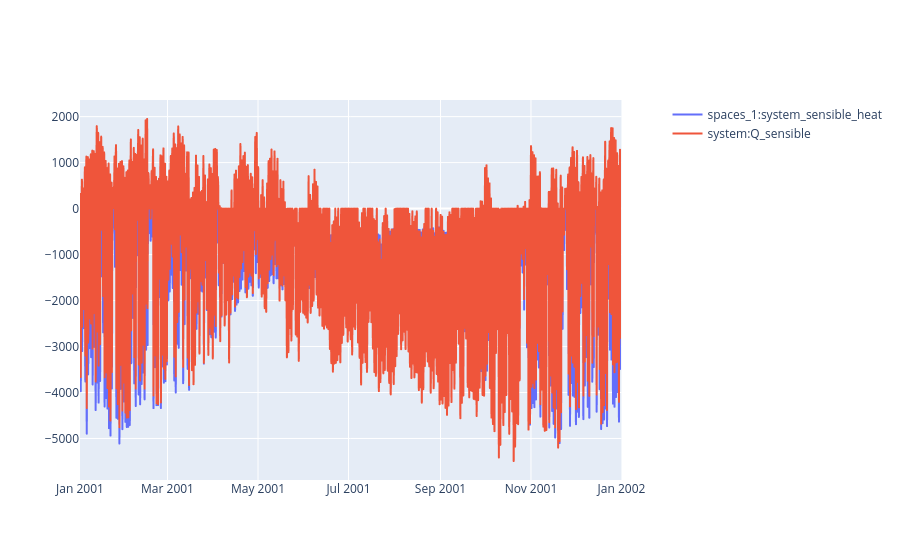

Here is the notebook cell this chart was saved with:
### Code cell
sim.plot(pro.dates(),[Q_esp, Q_sys])

### Figure 1 — Plotly figure (JSON) as saved in the notebook; plotly's stock layout.template omitted (floating-point values rounded to 4 significant figures; data arrays with more than 128 entries replaced by an {"elided": "..."} marker saying what was removed)
{"data": [{"hovertemplate": "date=%{x}<br>spaces_1:system_sensible_heat=%{y}<extra></extra>", "legendgroup": "", "line": {"dash": "solid"}, "marker": {"symbol": "circle"}, "mode": "lines", "name": "spaces_1:system_sensible_heat", "showlegend": true, "type": "scattergl", "x": {"elided": "8760 str values"}, "xaxis": "x", "y": {"elided": "8760 float values"}, "yaxis": "y"}, {"hovertemplate": "date=%{x}<br>system:Q_sensible=%{y}<extra></extra>", "legendgroup": "", "line": {"dash": "solid"}, "marker": {"symbol": "circle"}, "mode": "lines", "name": "system:Q_sensible", "showlegend": true, "type": "scattergl", "x": {"elided": "8760 str values"}, "xaxis": "x", "y": {"elided": "8760 float values"}, "yaxis": "y"}], "layout": {"xaxis": {"anchor": "y", "domain": [0, 0.94]}, "yaxis": {"anchor": "x", "domain": [0, 1]}, "yaxis2": {"anchor": "x", "overlaying": "y", "side": "right"}}}
